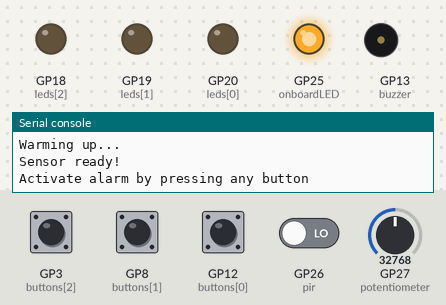
This program was run on a simulated Raspberry Pi Pico running MicroPython. Shown: output pins drawn as LEDs (lit = HIGH), buzzer (waves = sounding), the last lines printed to the serial console. Dashed ring = blinking. The test bench sets the inputs (shaded band); at power-on: GP3 (buttons[2]), GP8 (buttons[1]), GP12 (buttons[0]), GP26 (pir) LOW, GP27 (potentiometer) = 32768 (analog values on the 0–65535 scale). The clock reads 2024-03-15 10:24:30 at power-on unless the program sets it.

Above: at 6.2 s.
6.3 s: GP3 (buttons[2]) pulled HIGH for 0.15 s
9.4 s: GP26 (pir) driven HIGH
At 10.1 s:
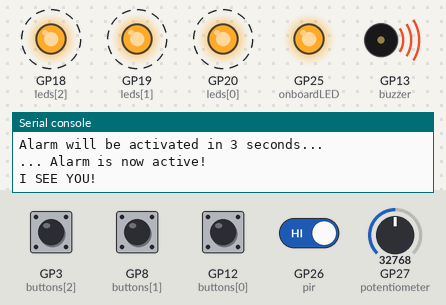
12.4 s: GP27 (potentiometer) set to 65535
15.4 s: GP8 (buttons[1]) pulled HIGH for 1 s
At 16.4 s:
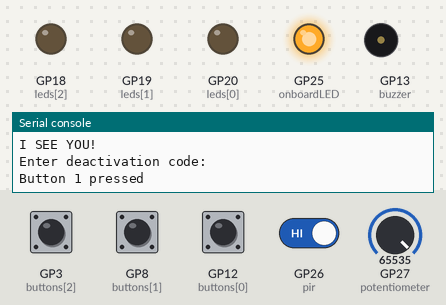
17.9 s: GP27 (potentiometer) set to 57670
At 21.2 s:
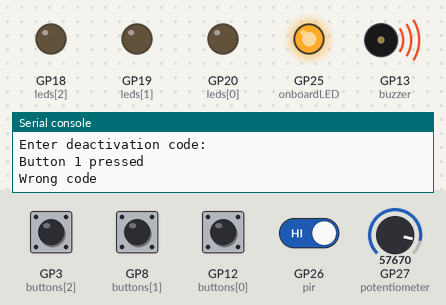
Timing chart, 0 to 21.9 s (numbered marks = the images above; inputs shaded):
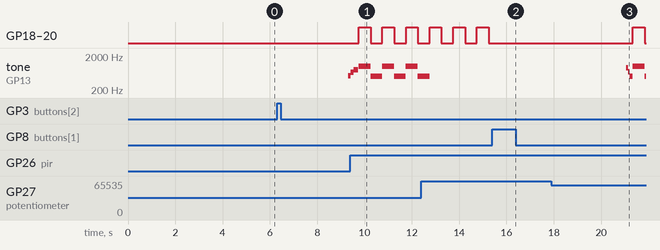

Measured:
- after the input at 6.3 s, tone on GP13 (buzzer): silent → 523 Hz after 3.0 s
- after the input at 9.4 s, GP18 (leds[2]), GP19 (leds[1]), GP20 (leds[0]): alternates HIGH for 0.50 s and LOW for 0.50 s, starting after 0.35 s
- after the input at 15.4 s, GP18 (leds[2]), GP19 (leds[1]), GP20 (leds[0]): stops changing and stays LOW
- after the input at 17.9 s, tone on GP13 (buzzer): plays 900 Hz for 0.08 s, 700 Hz for 0.08 s, 500 Hz for 0.12 s, 1000 Hz for 0.50 s, 500 Hz for 0.06 s, starting after 3.2 s

The program:

day7-alaram-with-volume-and-code.py
```python
# PIR sensor with alarm, volume control via potentiometer, and LED indicators
# Press any button to START the alarm
# Press buttons in the correct sequence to STOP the alarm

from machine import Pin, PWM, ADC
import time

## constants and globals
CODE_MAX_LENGTH = 10
DEACTIVATION_CODE = [1, 2, 0]
JINGLES = {
    "start": [(523, 0.12), (659, 0.12), (784, 0.20)],
    "stop": [(784, 0.12), (659, 0.12), (523, 0.20)],
    "bad_code": [(900, 0.08), (700, 0.08), (500, 0.12)],
}
alarm_active = False

# components
onboardLED = Pin(25, Pin.OUT)
potentiometer = ADC(Pin(27))
leds = [Pin(20, Pin.OUT), Pin(19, Pin.OUT), Pin(18, Pin.OUT)]
buzzer = PWM(Pin(13))
# Set up PIR pin with pull down
pir = Pin(26, Pin.IN, Pin.PULL_DOWN)

buttons = [
    Pin(12, Pin.IN, Pin.PULL_DOWN),
    Pin(8, Pin.IN, Pin.PULL_DOWN),
    Pin(3, Pin.IN, Pin.PULL_DOWN),
]


def is_button_pressed() -> bool:
    """Check if any of the buttones pressed to play/stop melody"""
    for button in buttons:
        if button.value() == 1:
            return True
    return False


def read_button_code() -> int:
    """Read which button is pressed and return its index"""
    for index, button in enumerate(buttons):
        if button.value() == 1:
            print(f"Button {index} pressed")
            # Wait for button release
            while button.value() == 1:
                time.sleep(0.1)
            return index
    return -1


def verify_code(max_code_enter_time: int = 5) -> bool:
    """Verify if the entered code matches the deactivation code"""
    entered_code = []
    start = time.time()
    print("Enter deactivation code:")
    for _ in range(CODE_MAX_LENGTH):
        while not is_button_pressed():
            time.sleep(0.1)
            if time.time() > start + max_code_enter_time:
                return False

        button_index = read_button_code()
        entered_code.append(button_index)
        if entered_code == DEACTIVATION_CODE:
            print(f"Entered code: {entered_code}")
            return True

    return entered_code == DEACTIVATION_CODE


def play_track(track):
    set_volume()
    for freq, delay in track:
        buzzer.freq(freq)  # Higher pitch
        time.sleep(delay)
    set_volume(0)


def is_alarm_active() -> bool:
    return alarm_active


def enable_alarm():
    play_track(JINGLES["start"])

    global alarm_active
    alarm_active = True


def disable_alarm():
    play_track(JINGLES["stop"])
    global alarm_active
    alarm_active = False


def check_code() -> bool:
    if is_button_pressed():
        if verify_code():
            print("Entered correct code. Alarm deactivated.")
            return True
        else:
            print("Wrong code")
            play_track(JINGLES["bad_code"])
    return False


def set_leds(value: int):
    for led in leds:
        led.value(value)


def set_volume(vol: int | None = None):
    volume = potentiometer.read_u16()
    buzzer.duty_u16(vol if vol is not None else volume if volume else 10_000)


def alarm(repeat: int = 3) -> bool:  # Our alarm function
    result = False
    # Set PWM duty (volume up)
    for _ in range(repeat):  # Run this 3 times
        # Read potentiometer value for volume control
        set_volume()

        buzzer.freq(1000)  # Higher pitch
        set_leds(1)
        time.sleep(0.5)
        if result := check_code():
            break

        buzzer.freq(500)  # Lower pitch
        set_leds(0)
        time.sleep(0.5)
        if result := check_code():
            break

    # turn off leds
    set_leds(0)
    # Set PWM duty (volume off)
    set_volume(0)
    return result


def set_alarm():
    print("Activate alarm by pressing any button")
    while True:  # Run forever
        time.sleep(0.01)  # Delay to stop unnecessary program speed

        if not is_alarm_active() and is_button_pressed():
            delay = 3
            print(f"Alarm will be activated in {delay} seconds...")
            time.sleep(delay)  # Delay to avoid immediate activation
            enable_alarm()
            print("... Alarm is now active!")
            continue

        if is_alarm_active() and pir.value() == 1:  # If PIR detects movement
            print("I SEE YOU!")

            if alarm(10):  # Call our function
                print("Press any button to activate the alarm")
                disable_alarm()
                continue

            print("Sensor active")  # Let us know that the sensor is active again


def warm_up_pir(delay: int = 5):
    # Warm up/settle PIR sensor
    print("Warming up...")
    time.sleep(delay)  # Delay to allow the sensor to settle
    print("Sensor ready!")


def reset():
    onboardLED.value(1)  # Turn onboard LED ON to show program is running
    # Set PWM duty to 0% at program start
    buzzer.duty_u16(0)


def main():
    reset()
    warm_up_pir()
    set_alarm()


main()
```
